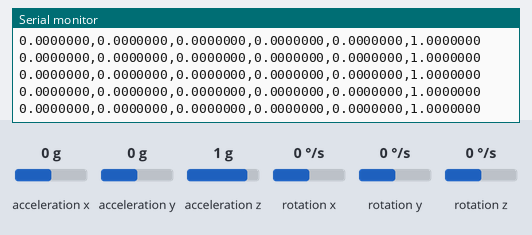
A sketch run on a simulated Arduino Nano 33 BLE. Parts: the last lines printed to the serial monitor. Inputs (shaded band) come from the test bench; at power-on: acceleration x 0 g, acceleration y 0 g, acceleration z 1 g, rotation x 0 °/s, rotation y 0 °/s, rotation z 0 °/s.

Above: at 6.2 s.
6.3 s: acceleration x set to -1.4 g
At 7.3 s:
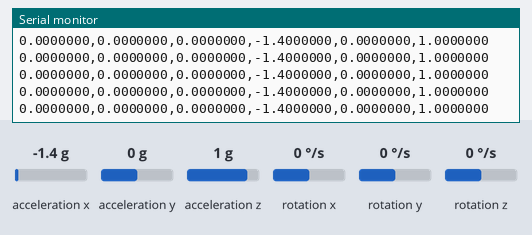
7.8 s: acceleration y set to -1.4 g
At 8.9 s:
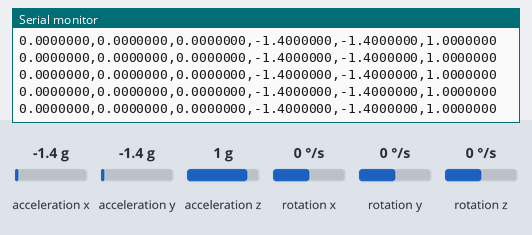
9.3 s: acceleration z set to -1.4 g
At 10.1 s:
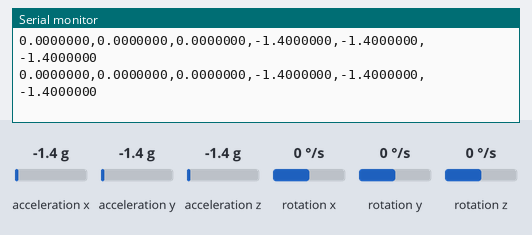
10.8 s: rotation x set to -192 °/s
At 11.9 s:
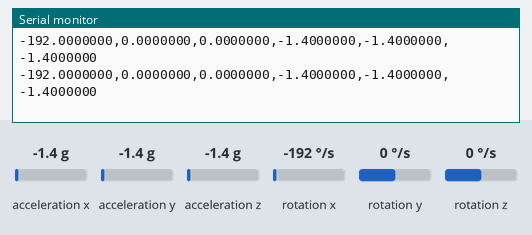
12.3 s: rotation y set to -192 °/s
At 13.2 s:
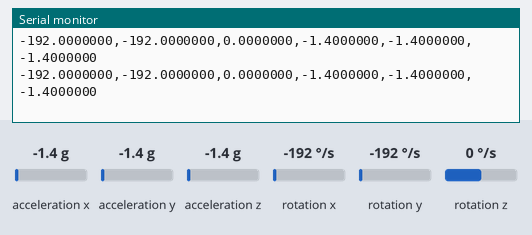

The sketch:

IMUTEST.ino
```cpp
/*
 * This file takes a 10s sample of stationary gyroscope data for calibration analysis
 */

#include <Arduino_LSM9DS1.h>
const float G2MS = -9.8;
const int TIMESTEP = 10; // limits sample rate of IMU
float lastSampleTime;
float startTime;

void setup() {
  Serial.begin(9600);
  while(!Serial);

  if(!IMU.begin()){
    Serial.println("Failed to initialize IMU!");
    while(1);
  }
  Serial.println("wX,wY,wZ,aX,aY,aZ");
  delay(5000); // wait for gyro/accel to settle
  startTime = millis();
}

void loop() {
  float wX,wY,wZ,aX,aY,aZ;
  if(millis()-startTime > 10000){
    return;
  }
  if(millis()-lastSampleTime < TIMESTEP){
    return;
  }
  if(IMU.gyroscopeAvailable()&&IMU.accelerationAvailable()){
    IMU.readAcceleration(aX,aY,aZ);
    IMU.readGyroscope(wX,wY,wZ);
    lastSampleTime = millis();
  Serial.print(wX,7);
  Serial.print(",");
  Serial.print(wY,7);
  Serial.print(",");
  Serial.print(wZ,7);
  Serial.print(",");
  Serial.print(aX,7);
  Serial.print(",");
  Serial.print(aY,7);
  Serial.print(",");
  Serial.println(aZ,7);

  }
}
```

Measured:
- after the input at 6.3 s, the serial monitor: prints a new line at once (image 1)
- after the input at 7.8 s, the serial monitor: prints a new line at once (image 2)
- after the input at 9.3 s, the serial monitor: prints a new line at once (image 3)
- after the input at 10.8 s, the serial monitor: prints a new line at once (image 4)
- after the input at 12.3 s, the serial monitor: prints a new line at once (image 5)
